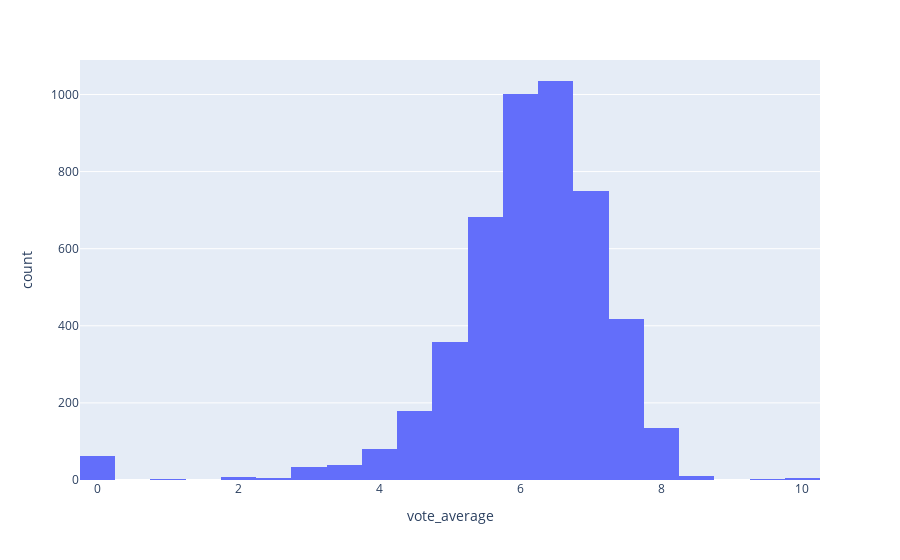

Write notebook code for a chart like this one.
### Markdown cell above
## Histogram depicting the distribution of 'Vote Average' data:

### Code cell
fig = px.histogram(tmdb_Movies, x="vote_average",nbins=40)
fig.show()

### Figure 1 — Plotly figure (JSON) as saved in the notebook; plotly's stock layout.template omitted (floating-point values rounded to 4 significant figures; data arrays with more than 128 entries replaced by an {"elided": "..."} marker saying what was removed)
{"data": [{"alignmentgroup": "True", "bingroup": "x", "hovertemplate": "vote_average=%{x}<br>count=%{y}<extra></extra>", "legendgroup": "", "marker": {"color": "#636efa"}, "name": "", "nbinsx": 40, "offsetgroup": "", "orientation": "v", "showlegend": false, "type": "histogram", "x": {"elided": "4803 float values"}, "xaxis": "x", "yaxis": "y"}], "layout": {"barmode": "relative", "legend": {"tracegroupgap": 0}, "margin": {"t": 60}, "xaxis": {"anchor": "y", "domain": [0, 1], "title": {"text": "vote_average"}}, "yaxis": {"anchor": "x", "domain": [0, 1], "title": {"text": "count"}}}}
